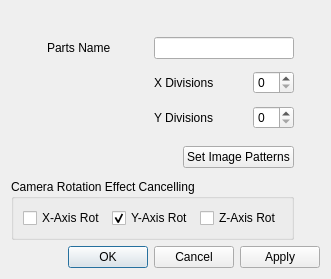
<?xml version="1.0" encoding="UTF-8"?>
<ui version="4.0">
 <class>PartsSettingDialog</class>
 <widget class="QDialog" name="PartsSettingDialog">
  <property name="geometry">
   <rect>
    <x>0</x>
    <y>0</y>
    <width>322</width>
    <height>279</height>
   </rect>
  </property>
  <property name="windowTitle">
   <string>Dialog</string>
  </property>
  <layout class="QGridLayout" name="gridLayout_2">
   <item row="2" column="1">
    <spacer name="verticalSpacer_2">
     <property name="orientation">
      <enum>Qt::Vertical</enum>
     </property>
     <property name="sizeHint" stdset="0">
      <size>
       <width>20</width>
       <height>45</height>
      </size>
     </property>
    </spacer>
   </item>
   <item row="0" column="1">
    <spacer name="verticalSpacer">
     <property name="orientation">
      <enum>Qt::Vertical</enum>
     </property>
     <property name="sizeHint" stdset="0">
      <size>
       <width>20</width>
       <height>133</height>
      </size>
     </property>
    </spacer>
   </item>
   <item row="3" column="0" colspan="2">
    <widget class="QDialogButtonBox" name="buttonBox">
     <property name="orientation">
      <enum>Qt::Horizontal</enum>
     </property>
     <property name="standardButtons">
      <set>QDialogButtonBox::Apply|QDialogButtonBox::Cancel|QDialogButtonBox::Ok</set>
     </property>
    </widget>
   </item>
   <item row="2" column="0">
    <widget class="QGroupBox" name="groupBox">
     <property name="title">
      <string>Camera Rotation Effect Cancelling</string>
     </property>
     <layout class="QHBoxLayout" name="horizontalLayout_5">
      <item>
       <widget class="QCheckBox" name="checkBox_cancel_x_rot">
        <property name="text">
         <string>X-Axis Rot</string>
        </property>
       </widget>
      </item>
      <item>
       <widget class="QCheckBox" name="checkBox_cancel_y_rot">
        <property name="text">
         <string>Y-Axis Rot</string>
        </property>
        <property name="checked">
         <bool>true</bool>
        </property>
       </widget>
      </item>
      <item>
       <widget class="QCheckBox" name="checkBox_cancel_z_rot">
        <property name="text">
         <string>Z-Axis Rot</string>
        </property>
       </widget>
      </item>
     </layout>
    </widget>
   </item>
   <item row="0" column="0">
    <layout class="QGridLayout" name="gridLayout">
     <item row="4" column="1">
      <layout class="QHBoxLayout" name="horizontalLayout_4">
       <item>
        <widget class="QLabel" name="label_2">
         <property name="text">
          <string>Y Divisions</string>
         </property>
        </widget>
       </item>
       <item>
        <spacer name="horizontalSpacer_2">
         <property name="orientation">
          <enum>Qt::Horizontal</enum>
         </property>
         <property name="sizeHint" stdset="0">
          <size>
           <width>40</width>
           <height>20</height>
          </size>
         </property>
        </spacer>
       </item>
       <item>
        <widget class="QSpinBox" name="spinBox_y_divisions"/>
       </item>
      </layout>
     </item>
     <item row="3" column="1">
      <layout class="QHBoxLayout" name="horizontalLayout_2">
       <item>
        <widget class="QLabel" name="label">
         <property name="text">
          <string>X Divisions</string>
         </property>
        </widget>
       </item>
       <item>
        <spacer name="horizontalSpacer">
         <property name="orientation">
          <enum>Qt::Horizontal</enum>
         </property>
         <property name="sizeHint" stdset="0">
          <size>
           <width>40</width>
           <height>20</height>
          </size>
         </property>
        </spacer>
       </item>
       <item>
        <widget class="QSpinBox" name="spinBox_x_divisions"/>
       </item>
      </layout>
     </item>
     <item row="2" column="1">
      <widget class="QLineEdit" name="lineEdit_parts_name"/>
     </item>
     <item row="0" column="1">
      <spacer name="horizontalSpacer_4">
       <property name="orientation">
        <enum>Qt::Horizontal</enum>
       </property>
       <property name="sizeHint" stdset="0">
        <size>
         <width>40</width>
         <height>20</height>
        </size>
       </property>
      </spacer>
     </item>
     <item row="0" column="0">
      <spacer name="horizontalSpacer_3">
       <property name="orientation">
        <enum>Qt::Horizontal</enum>
       </property>
       <property name="sizeHint" stdset="0">
        <size>
         <width>40</width>
         <height>20</height>
        </size>
       </property>
      </spacer>
     </item>
     <item row="2" column="0">
      <layout class="QHBoxLayout" name="horizontalLayout_6">
       <item>
        <spacer name="horizontalSpacer_5">
         <property name="orientation">
          <enum>Qt::Horizontal</enum>
         </property>
         <property name="sizeHint" stdset="0">
          <size>
           <width>40</width>
           <height>20</height>
          </size>
         </property>
        </spacer>
       </item>
       <item>
        <widget class="QLabel" name="label_3">
         <property name="text">
          <string>Parts Name</string>
         </property>
        </widget>
       </item>
       <item>
        <spacer name="horizontalSpacer_6">
         <property name="orientation">
          <enum>Qt::Horizontal</enum>
         </property>
         <property name="sizeHint" stdset="0">
          <size>
           <width>40</width>
           <height>20</height>
          </size>
         </property>
        </spacer>
       </item>
      </layout>
     </item>
    </layout>
   </item>
   <item row="1" column="1">
    <spacer name="verticalSpacer_3">
     <property name="orientation">
      <enum>Qt::Vertical</enum>
     </property>
     <property name="sizeType">
      <enum>QSizePolicy::Maximum</enum>
     </property>
     <property name="sizeHint" stdset="0">
      <size>
       <width>20</width>
       <height>40</height>
      </size>
     </property>
    </spacer>
   </item>
   <item row="1" column="0">
    <layout class="QHBoxLayout" name="horizontalLayout_7">
     <item>
      <spacer name="horizontalSpacer_7">
       <property name="orientation">
        <enum>Qt::Horizontal</enum>
       </property>
       <property name="sizeHint" stdset="0">
        <size>
         <width>40</width>
         <height>20</height>
        </size>
       </property>
      </spacer>
     </item>
     <item>
      <widget class="QPushButton" name="pushButton_set_image_patterns">
       <property name="text">
        <string>Set Image Patterns</string>
       </property>
      </widget>
     </item>
    </layout>
   </item>
  </layout>
 </widget>
 <resources/>
 <connections>
  <connection>
   <sender>buttonBox</sender>
   <signal>accepted()</signal>
   <receiver>PartsSettingDialog</receiver>
   <slot>accept()</slot>
   <hints>
    <hint type="sourcelabel">
     <x>248</x>
     <y>254</y>
    </hint>
    <hint type="destinationlabel">
     <x>157</x>
     <y>274</y>
    </hint>
   </hints>
  </connection>
  <connection>
   <sender>buttonBox</sender>
   <signal>rejected()</signal>
   <receiver>PartsSettingDialog</receiver>
   <slot>reject()</slot>
   <hints>
    <hint type="sourcelabel">
     <x>316</x>
     <y>260</y>
    </hint>
    <hint type="destinationlabel">
     <x>286</x>
     <y>274</y>
    </hint>
   </hints>
  </connection>
 </connections>
</ui>
